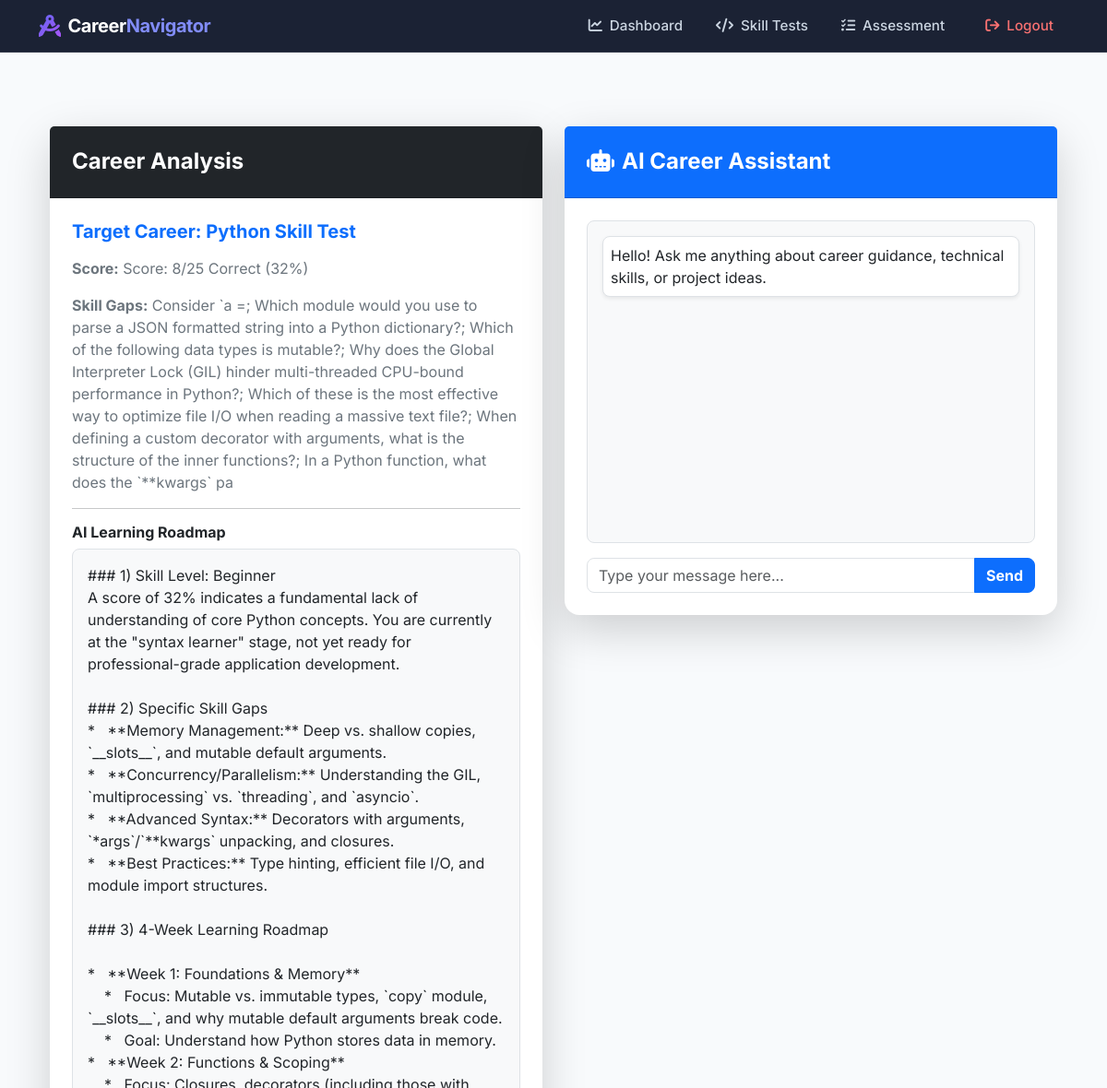
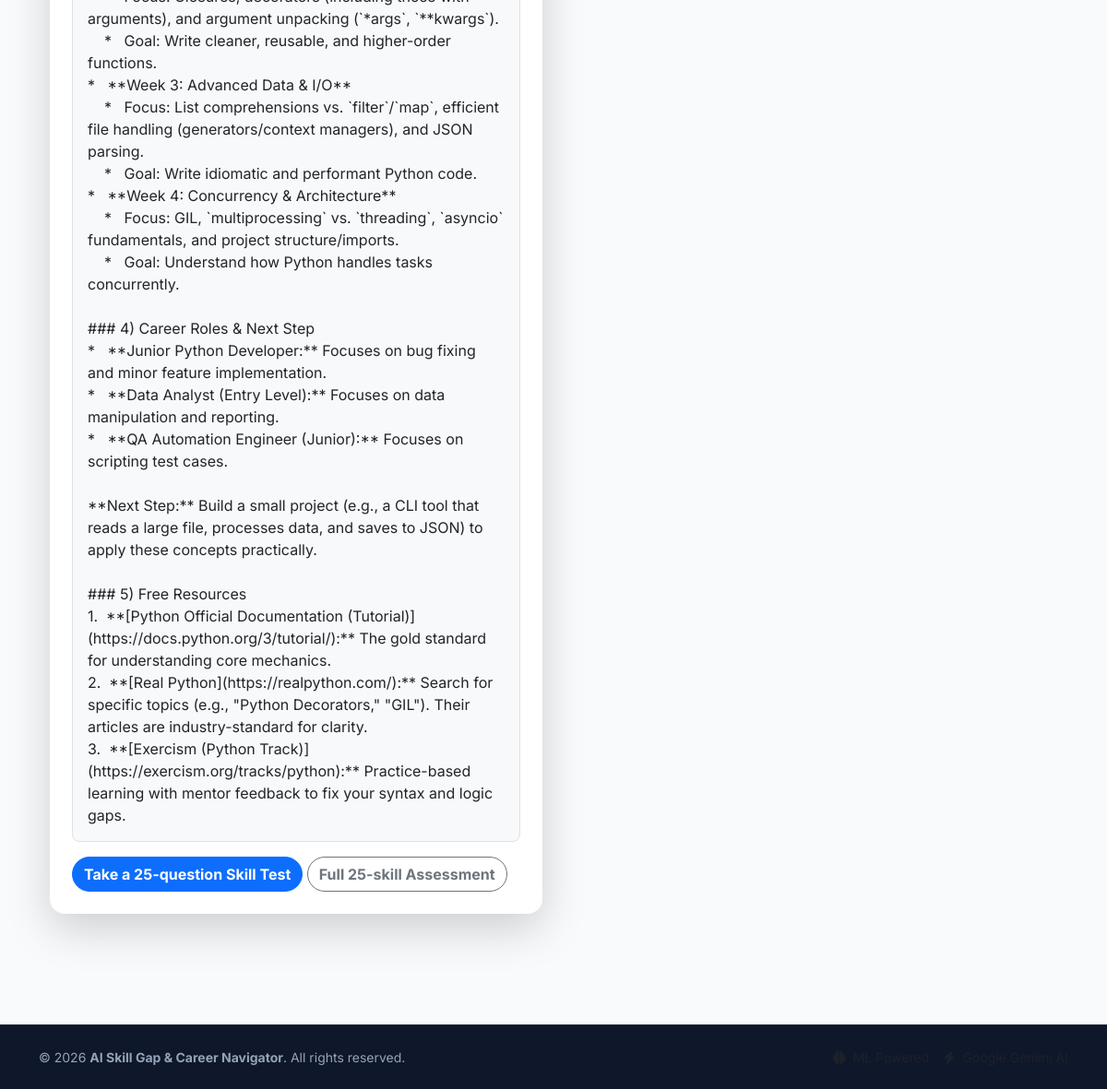
Page /dashboard (signed in) on the committed database (2 pictures, top to bottom).
### app.py (models this page shows)
class Assessment(db.Model):
    id = db.Column(db.Integer, primary_key=True)
    user_id = db.Column(db.Integer, db.ForeignKey('user.id'), nullable=False)
    predicted_career = db.Column(db.String(100), nullable=False)
    skill_gaps = db.Column(db.String(500), nullable=False)
    score_summary = db.Column(db.String(500), nullable=True)
    roadmap = db.Column(db.Text, nullable=True)

### app.py (the view)
@app.route('/dashboard')
@login_required
def dashboard():
    q = Assessment.query.filter_by(user_id=current_user.id).order_by(Assessment.id.desc())
    return render_template('dashboard.html', assessment=q.first(), history=q.limit(8).all())

### app.py (called while the page is built)
@login_manager.user_loader
def load_user(uid):
    return db.session.get(User, int(uid))

### templates/dashboard.html (shortened to what this page needs)
{% extends "base.html" %}
{% block content %}
<div class="container py-5">
    <div class="row g-4">
        <div class="col-lg-6">
            <div class="card border-0 shadow-lg rounded-4 mb-4">
                <div class="card-header bg-dark text-white p-4">
                    <h4 class="fw-bold mb-0">Career Analysis</h4>
                </div>
                <div class="card-body p-4">
                    {% if assessment %}
                        <h5 class="fw-bold text-primary mb-3">Target Career: {{ assessment.predicted_career }}</h5>
                        <p class="text-secondary"><strong>Score:</strong> {{ assessment.score_summary }}</p>
                        <p class="text-secondary"><strong>Skill Gaps:</strong> {{ assessment.skill_gaps }}</p>
                        <hr>
                        <h6 class="fw-bold">AI Learning Roadmap</h6>
                        <div class="p-3 bg-light rounded-3 border" style="white-space: pre-wrap; font-family: inherit;">{{ assessment.roadmap }}</div>
                        <a href="{{ url_for('skills') }}" class="btn btn-primary rounded-pill fw-bold mt-3">Take a 25-question Skill Test</a>
                        <a href="{{ url_for('assessment') }}" class="btn btn-outline-secondary rounded-pill fw-bold mt-3">Full 25-skill Assessment</a>
                    {% else %}
                        <p class="text-secondary mb-3">No assessment completed yet.</p>
                        <a href="{{ url_for('skills') }}" class="btn btn-primary rounded-pill fw-bold">Take a Skill Test</a>
                    {% endif %}
                </div>
            </div>
        </div>
        <div class="col-lg-6">
            <div class="card border-0 shadow-lg rounded-4">
                <div class="card-header bg-primary text-white p-4 d-flex align-items-center">
                    <h4 class="fw-bold mb-0"><i class="fa-solid fa-robot me-2"></i>AI Career Assistant</h4>
                </div>
                <div class="card-body p-4">
                    <div id="chat-box" class="border rounded-3 p-3 mb-3" style="height: 350px; overflow-y: auto; background-color: #f8f9fa;">
                        <div class="mb-2 text-start">
                            <span class="d-inline-block p-2 rounded-3 bg-white border text-dark shadow-sm">
                                Hello! Ask me anything about career guidance, technical skills, or project ideas.
                            </span>
                        </div>
                    </div>
                    <div class="input-group">
                        <input type="text" id="chat-input" class="form-control rounded-start-3" placeholder="Type your message here...">
                        <button class="btn btn-primary rounded-end-3 fw-bold" id="send-btn" type="button">Send</button>
                    </div>
                </div>
            </div>
        </div>
    </div>
</div>
{% endblock %}

### templates/base.html (shortened to what this page needs)
<!DOCTYPE html>
<html lang="en">
<head>
    <link href="https://cdn.jsdelivr.net/npm/bootstrap@5.3.2/dist/css/bootstrap.min.css" rel="stylesheet">
    <link rel="stylesheet" href="https://cdnjs.cloudflare.com/ajax/libs/font-awesome/6.4.2/css/all.min.css">
</head>
<body>
    <nav class="navbar navbar-expand-lg navbar-dark navbar-custom sticky-top">
        <div class="container">
            <a class="navbar-brand d-flex align-items-center gap-2" href="{{ url_for('index') }}">
                <i class="fa-solid fa-compass-drafting brand-icon fs-4"></i>
                <span>Career<span class="text-indigo-400" style="color: #818cf8;">Navigator</span></span>
            </a>
            <div class="collapse navbar-collapse" id="navbarNav">
                <ul class="navbar-nav ms-auto align-items-lg-center gap-1 mt-2 mt-lg-0">
                    {% if current_user.is_authenticated %}
                        <li class="nav-item">
                            <a class="nav-link d-flex align-items-center gap-2" href="{{ url_for('dashboard') }}">
                                <i class="fa-solid fa-chart-line"></i> Dashboard
                            </a>
                        </li>
                        <li class="nav-item">
                            <a class="nav-link d-flex align-items-center gap-2" href="{{ url_for('skills') }}"><i class="fa-solid fa-code"></i> Skill Tests</a>
                        </li>
                        <li class="nav-item">
                            <a class="nav-link d-flex align-items-center gap-2" href="{{ url_for('assessment') }}">
                                <i class="fa-solid fa-list-check"></i> Assessment
                            </a>
                        </li>
                        <li class="nav-item ms-lg-2">
                            <a class="nav-link btn-logout d-flex align-items-center gap-2" href="{{ url_for('logout') }}">
                                <i class="fa-solid fa-arrow-right-from-bracket"></i> Logout
                            </a>
                        </li>
                    {% endif %}
                </ul>
            </div>
        </div>
    </nav>
    <main class="main-wrapper">
        <div class="container">
            {% block content %}{% endblock %}
        </div>
    </main>
    <footer class="py-4 mt-auto">
        <div class="container text-center text-md-between d-flex flex-column flex-md-row justify-content-between align-items-center gap-2">
            <div>
                &copy; 2026 <strong>AI Skill Gap & Career Navigator</strong>. All rights reserved.
            </div>
            <div class="d-flex gap-3">
                <span class="text-muted"><i class="fa-solid fa-brain me-1"></i> ML Powered</span>
                <span class="text-muted"><i class="fa-solid fa-bolt me-1"></i> Google Gemini AI</span>
            </div>
        </div>
    </footer>
</body>
</html>

### templates/base.html (style rules this page uses)
:root { --primary-color: #4f46e5; --primary-hover: #4338ca; --bg-color: #f8fafc; --card-bg: #ffffff; --text-main: #0f172a; --text-muted: #64748b; }
body { font-family: 'Inter', sans-serif; background-color: var(--bg-color); color: var(--text-main); min-height: 100vh; display: flex; flex-direction: column; }
.navbar-custom { background: rgba(15, 23, 42, 0.95); backdrop-filter: blur(10px); border-bottom: 1px solid rgba(255, 255, 255, 0.1); }
.navbar-brand { font-weight: 700; letter-spacing: -0.5px; font-size: 1.25rem; }
.brand-icon { background: linear-gradient(135deg, #6366f1, #a855f7); -webkit-background-clip: text; -webkit-text-fill-color: transparent; }
.nav-link { font-weight: 500; font-size: 0.95rem; color: #cbd5e1 !important; transition: all 0.2s ease-in-out; padding: 0.5rem 1rem !important; border-radius: 6px; }
.btn-logout { color: #f87171 !important; }
.main-wrapper { flex: 1; padding-top: 2rem; padding-bottom: 3rem; }
.card { border: 1px solid #e2e8f0; border-radius: 12px; box-shadow: 0 4px 6px -1px rgba(0, 0, 0, 0.05), 0 2px 4px -1px rgba(0, 0, 0, 0.03); transition: transform 0.2s ease, box-shadow 0.2s ease; }
footer { background: #0f172a; color: #94a3b8; font-size: 0.875rem; border-top: 1px solid rgba(255, 255, 255, 0.05); }

### rows in the picture
Assessment: predicted_career "Python Skill Test", score_summary "Score: 8/25 Correct (32%)", skill_gaps "Consider `a =; Which module would you use to parse a JSON formatted string into a Python dictionary?; Which of the following data types is mutable?; Why does the Global Interpreter Lock (GIL) hinder multi-threaded CPU-bound performance in Python?; Which of these is the most effective way to optimize file I/O when reading a massive text file?; When defining a custom decorator with arguments, what is the structure of the inner functions?; In a Python function, what does the `**kwargs` pa", roadmap "### 1) Skill Level: Beginner A score of 32% indicates a fundamental lack of understanding of core Python concepts. You are currently at the \"syntax learner\" stage, not yet ready for professional-grade application development. ### 2) Specific Skill Gaps * **Memory Management:** Deep vs. shallow copies, `__slots__`, and mutable default arguments. * **Concurrency/Parallelism:** Understanding the GIL, `multiprocessing` vs. `threading`, and `asyncio`. * **Advanced Syntax:** Decorators with arguments, `*args`/`**kwargs` unpacking, and closures. * **Best Practices:** Type hinting, efficient file I/O, and module import structures. ### 3) 4-Week Learning Roadmap * **Week 1: Foundations & Memory** *…"
